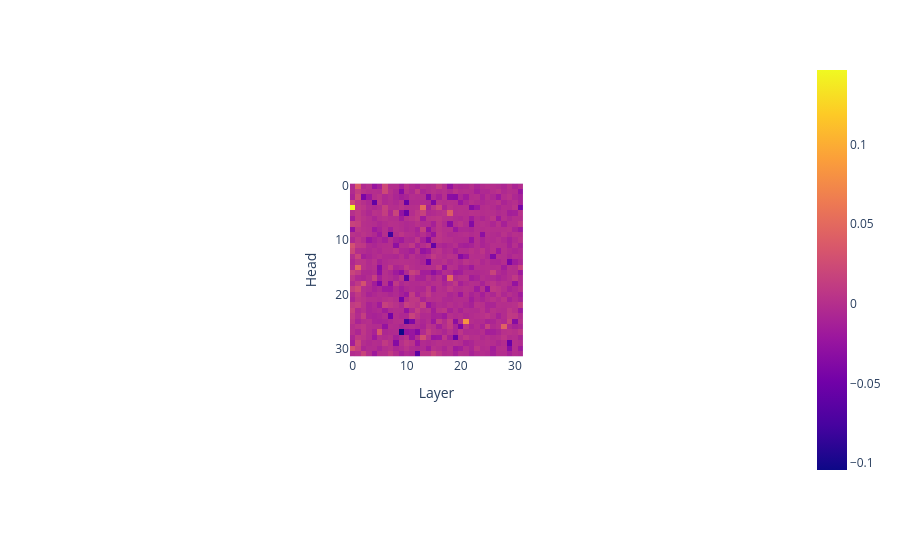

Notebook code for this chart:
### Markdown cell above
### difference in general head patterns

### Code cell
# for short prompt and long prompt (the correct one), find the difference in attention score
# short_attention_score = detect_head(hook_model, short_tokens, head_type, cache=short_cache)
purturb_attention_score = detect_head(hook_model, purturb_tokens, head_type, cache=purturb_cache)
# short_attention_score = detect_head(hook_model, short_tokens, head_type, cache=short_cache, token_index=token_index)

px.imshow(
    orig_attention_score.T.float() - purturb_attention_score.T.float(),
    labels=dict(x="Layer", y="Head"),
)

### Figure 1 — Plotly figure (JSON) as saved in the notebook; plotly's stock layout.template omitted (floating-point values rounded to 4 significant figures; data arrays with more than 128 entries replaced by an {"elided": "..."} marker saying what was removed)
{"data": [{"coloraxis": "coloraxis", "hovertemplate": "Layer: %{x}<br>Head: %{y}<br>color: %{z}<extra></extra>", "name": "0", "type": "heatmap", "xaxis": "x", "yaxis": "y", "z": {"elided": "32x32 float values"}}], "layout": {"autosize": true, "coloraxis": {"colorscale": [[0, "#0d0887"], [0.1111, "#46039f"], [0.2222, "#7201a8"], [0.3333, "#9c179e"], [0.4444, "#bd3786"], [0.5556, "#d8576b"], [0.6667, "#ed7953"], [0.7778, "#fb9f3a"], [0.8889, "#fdca26"], [1, "#f0f921"]]}, "margin": {"t": 60}, "xaxis": {"anchor": "y", "autorange": true, "constrain": "domain", "domain": [0.3786, 0.6214], "range": [-0.5, 31.5], "scaleanchor": "y", "title": {"text": "Layer"}}, "yaxis": {"anchor": "x", "autorange": true, "constrain": "domain", "domain": [0, 1], "range": [31.5, -0.5], "title": {"text": "Head"}}}}
